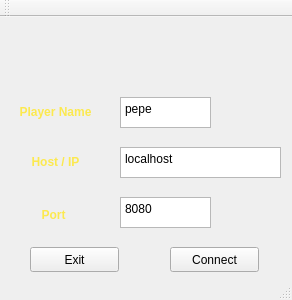
<?xml version="1.0" encoding="UTF-8"?>
<ui version="4.0">
 <class>client_connector</class>
 <widget class="QMainWindow" name="client_connector">
  <property name="geometry">
   <rect>
    <x>0</x>
    <y>0</y>
    <width>292</width>
    <height>300</height>
   </rect>
  </property>
  <property name="minimumSize">
   <size>
    <width>292</width>
    <height>300</height>
   </size>
  </property>
  <property name="maximumSize">
   <size>
    <width>292</width>
    <height>300</height>
   </size>
  </property>
  <property name="windowTitle">
   <string>Worms - Cliente</string>
  </property>
  <property name="accessibleDescription">
   <string/>
  </property>
  <property name="autoFillBackground">
   <bool>false</bool>
  </property>
  <property name="styleSheet">
   <string notr="true"/>
  </property>
  <widget class="QWidget" name="centralWidget">
   <widget class="QPushButton" name="connectButton">
    <property name="geometry">
     <rect>
      <x>170</x>
      <y>230</y>
      <width>89</width>
      <height>25</height>
     </rect>
    </property>
    <property name="text">
     <string>Connect</string>
    </property>
   </widget>
   <widget class="QPushButton" name="exitButton">
    <property name="geometry">
     <rect>
      <x>30</x>
      <y>230</y>
      <width>89</width>
      <height>25</height>
     </rect>
    </property>
    <property name="minimumSize">
     <size>
      <width>89</width>
      <height>25</height>
     </size>
    </property>
    <property name="maximumSize">
     <size>
      <width>89</width>
      <height>25</height>
     </size>
    </property>
    <property name="text">
     <string>Exit</string>
    </property>
   </widget>
   <widget class="QPlainTextEdit" name="ipTextInput">
    <property name="geometry">
     <rect>
      <x>120</x>
      <y>130</y>
      <width>161</width>
      <height>31</height>
     </rect>
    </property>
    <property name="plainText">
     <string>localhost</string>
    </property>
    <property name="backgroundVisible">
     <bool>false</bool>
    </property>
   </widget>
   <widget class="QLabel" name="ipLabel">
    <property name="geometry">
     <rect>
      <x>20</x>
      <y>130</y>
      <width>71</width>
      <height>31</height>
     </rect>
    </property>
    <property name="text">
     <string>&lt;html&gt;&lt;head/&gt;&lt;body&gt;&lt;p align=&quot;center&quot;&gt;&lt;span style=&quot; font-weight:600; color:#fce94f;&quot;&gt;Host / IP&lt;/span&gt;&lt;/p&gt;&lt;/body&gt;&lt;/html&gt;</string>
    </property>
   </widget>
   <widget class="QLabel" name="portLabel">
    <property name="geometry">
     <rect>
      <x>20</x>
      <y>190</y>
      <width>67</width>
      <height>17</height>
     </rect>
    </property>
    <property name="text">
     <string>&lt;html&gt;&lt;head/&gt;&lt;body&gt;&lt;p align=&quot;center&quot;&gt;&lt;span style=&quot; font-weight:600; color:#fce94f;&quot;&gt;Port&lt;/span&gt;&lt;/p&gt;&lt;/body&gt;&lt;/html&gt;</string>
    </property>
   </widget>
   <widget class="QPlainTextEdit" name="portTextInput">
    <property name="geometry">
     <rect>
      <x>120</x>
      <y>180</y>
      <width>91</width>
      <height>31</height>
     </rect>
    </property>
    <property name="plainText">
     <string>8080</string>
    </property>
   </widget>
   <widget class="QLabel" name="logoWorms">
    <property name="geometry">
     <rect>
      <x>50</x>
      <y>0</y>
      <width>201</width>
      <height>71</height>
     </rect>
    </property>
    <property name="text">
     <string/>
    </property>
    <property name="textFormat">
     <enum>Qt::RichText</enum>
    </property>
    <property name="pixmap">
     <pixmap>../../resources/graphics/Logos/worms_logo.png</pixmap>
    </property>
   </widget>
   <widget class="QLabel" name="label">
    <property name="geometry">
     <rect>
      <x>-50</x>
      <y>-40</y>
      <width>411</width>
      <height>301</height>
     </rect>
    </property>
    <property name="text">
     <string/>
    </property>
    <property name="textFormat">
     <enum>Qt::RichText</enum>
    </property>
    <property name="pixmap">
     <pixmap>../../resources/graphics/Logos/client_connector_background.png</pixmap>
    </property>
    <property name="scaledContents">
     <bool>true</bool>
    </property>
   </widget>
   <widget class="QLabel" name="label_2">
    <property name="geometry">
     <rect>
      <x>-20</x>
      <y>110</y>
      <width>151</width>
      <height>111</height>
     </rect>
    </property>
    <property name="text">
     <string/>
    </property>
    <property name="pixmap">
     <pixmap>../../resources/graphics/Logos/text_box.png</pixmap>
    </property>
    <property name="scaledContents">
     <bool>true</bool>
    </property>
   </widget>
   <widget class="QPlainTextEdit" name="playerNameInput">
    <property name="geometry">
     <rect>
      <x>120</x>
      <y>80</y>
      <width>91</width>
      <height>31</height>
     </rect>
    </property>
    <property name="plainText">
     <string>pepe</string>
    </property>
   </widget>
   <widget class="QLabel" name="ipLabel_2">
    <property name="geometry">
     <rect>
      <x>10</x>
      <y>80</y>
      <width>91</width>
      <height>31</height>
     </rect>
    </property>
    <property name="text">
     <string>&lt;html&gt;&lt;head/&gt;&lt;body&gt;&lt;p align=&quot;center&quot;&gt;&lt;span style=&quot; font-weight:600; color:#fce94f;&quot;&gt;Player Name&lt;/span&gt;&lt;/p&gt;&lt;/body&gt;&lt;/html&gt;</string>
    </property>
   </widget>
   <zorder>label</zorder>
   <zorder>label_2</zorder>
   <zorder>logoWorms</zorder>
   <zorder>connectButton</zorder>
   <zorder>exitButton</zorder>
   <zorder>ipTextInput</zorder>
   <zorder>ipLabel</zorder>
   <zorder>portLabel</zorder>
   <zorder>portTextInput</zorder>
   <zorder>playerNameInput</zorder>
   <zorder>ipLabel_2</zorder>
  </widget>
  <widget class="QToolBar" name="mainToolBar">
   <attribute name="toolBarArea">
    <enum>TopToolBarArea</enum>
   </attribute>
   <attribute name="toolBarBreak">
    <bool>false</bool>
   </attribute>
  </widget>
  <widget class="QStatusBar" name="statusBar"/>
 </widget>
 <layoutdefault spacing="6" margin="11"/>
 <resources/>
 <connections/>
</ui>
